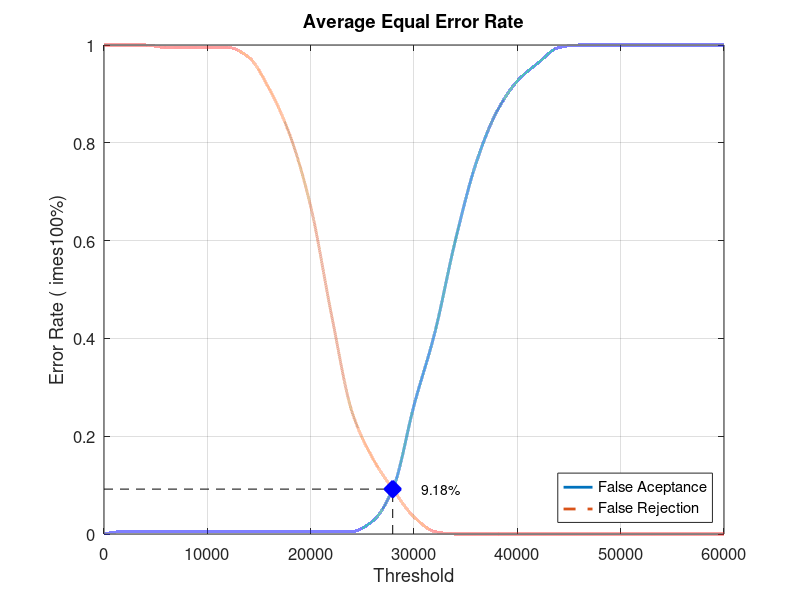
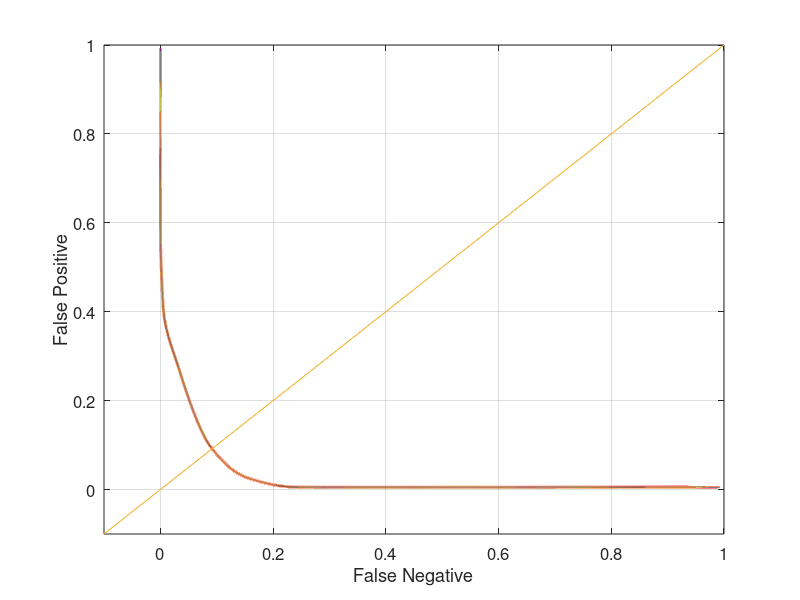

Recreate these plots in MATLAB, in order.
close all;
clear;
clc;
x = 0:2000:60000;
xq = 0:0.5:60000;

y0 = [0 0.00526316 0.00526316 0.00526316 0.00526316 0.00526316 0.00526316 0.00526316 0.00526316 0.00526316 0.00526316 0.00526316 0.00526316 0.0263158 0.0947368 0.263158 0.410526 0.6 0.757895 0.863158 0.926316 0.963158 0.994737 1 1 1 1 1 1 1 1]
yy0 = interp1(x, y0, xq, 'pchip');
y1 = [1 1 1 0.995 0.995 0.995 0.995 0.975 0.91 0.815 0.67 0.45 0.25 0.155 0.09 0.035 0.005 0 0 0 0 0 0 0 0 0 0 0 0 0 0]
yy1 = interp1(x, y1, xq, 'pchip');

% Calculating EER: 
y2 = abs(y0 - y1);
find(y2 == min(y2))
yy2 = abs(yy0 - yy1);
xEER = find(yy2 == min(yy2));
xEERIndex = xq(xEER) % X-axis EER
yEER = yy0(xEER) % Y-axis EER

main = figure
plot(xq, yy0,'-','LineWidth', 2);	hold on
plot(xq, yy1,'--','LineWidth', 2);	hold on
plot([xEERIndex xEERIndex], [0 yEER], 'k--');	hold on
plot([0 xEERIndex], [yEER yEER], 'k--');	hold on
plot(xEERIndex, yEER, 'bx', 'LineWidth', 10);	hold on
text(xEERIndex + 10 * xEERIndex / 100, yEER, [num2str(round((10000 * yEER)) / 100) '%'])
legend('False Aceptance', 'False Rejection', 'Location', 'SouthEast')
xlabel('Threshold')
ylabel('Error Rate (	imes100%)')
title('Average Equal Error Rate')
set(gca, 'FontSize', 12)
axis([0 60000 0 1])
grid on

print(main, 'Database3_3Main', '-dpng');
FNRxFPR = figure('Color', [1 1 1]);
plot(yy1, yy0, '-', yy1, yy0, 'LineWidth', 2);
hold on
y = -0.1:0.1:1
plot(y, y); 
set(gca, 'FontSize', 12)
xlabel('False Negative')
ylabel('False Positive')
axis([-0.1 1 -0.1 1])
set(gca, 'FontSize', 12)
grid on

print(FNRxFPR, 'Database3_3FNRxFPR','-dpng');
